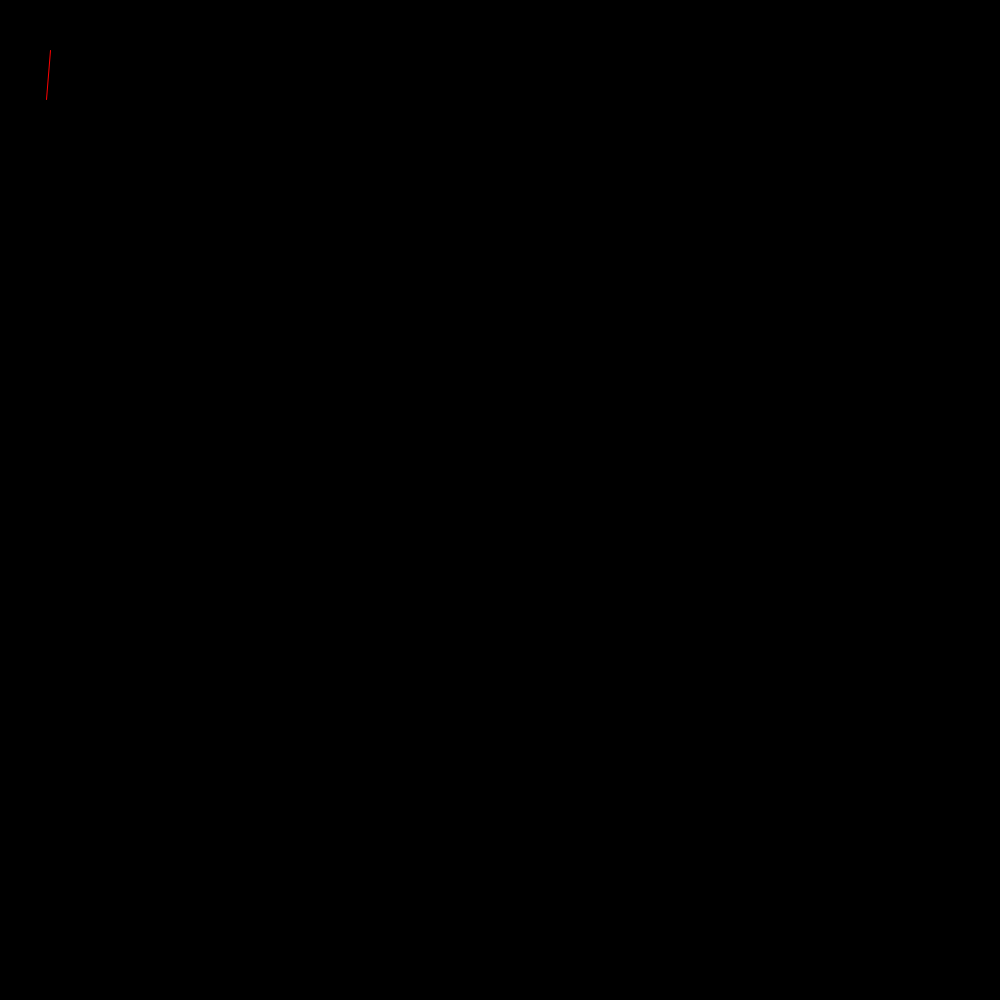
Frame 1 (no input)
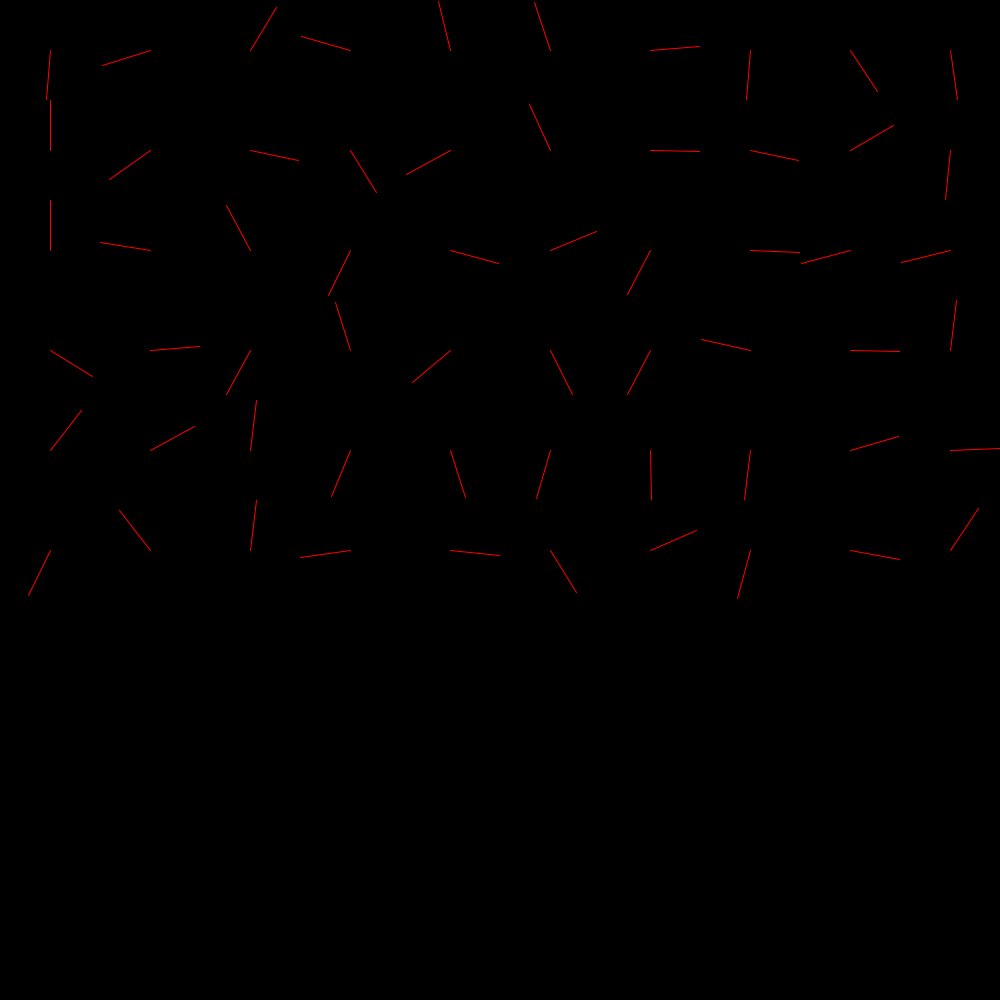
Frame 60 (the mouse pressed at the canvas centre just before this capture)
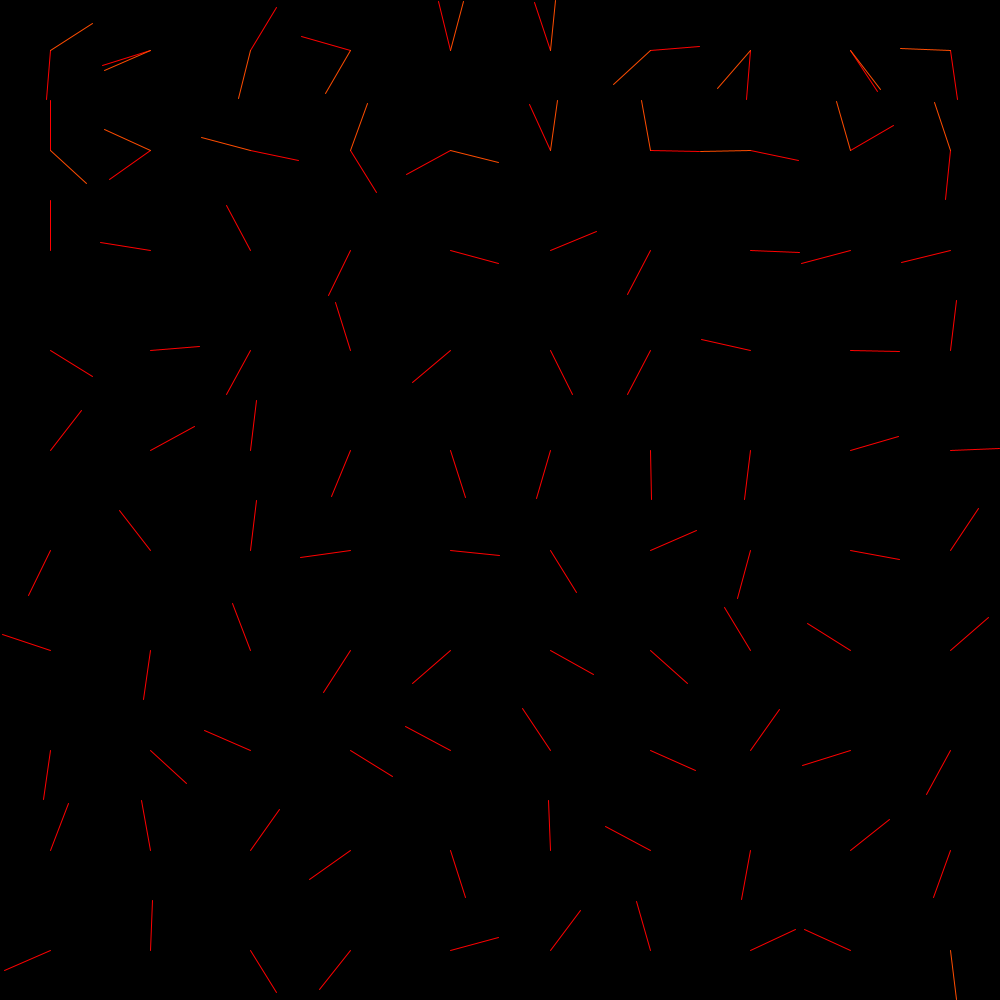
Frame 120 (the mouse held since frame 60 and released just before this capture)

The Processing sketch that drew these frames (run headless with seeded random() and noise(); from frame 60 on, the mouse is pressed at the canvas centre):

// Processing sketch: gradient_noise
// ── gradient_noise.pde
void setup() {
  size(1000, 1000);
  frameRate(1000);
  colorMode(HSB, 1.0);
  background(0);
}

void draw(){
  int f = (frameCount-1)%100;
  
  int x = (f % 10)*100 + 50;
  int y = (f / 10) * 100 + 50;
  
  stroke((frameCount/100)*0.05, 1, 1);
  PVector v = PVector.random2D().mult(50);
  line(x, y, x+v.x, y+v.y);

}
